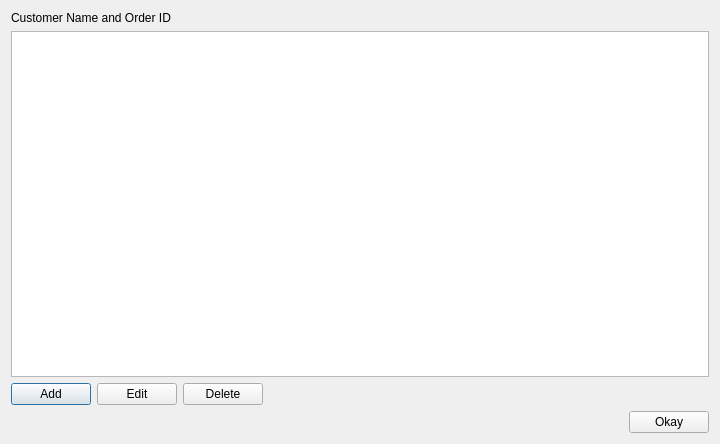
<?xml version="1.0" encoding="UTF-8"?>
<ui version="4.0">
 <class>OrderDetailsWindow</class>
 <widget class="QDialog" name="OrderDetailsWindow">
  <property name="geometry">
   <rect>
    <x>0</x>
    <y>0</y>
    <width>720</width>
    <height>444</height>
   </rect>
  </property>
  <property name="windowTitle">
   <string>Order Details</string>
  </property>
  <layout class="QVBoxLayout" name="verticalLayout">
   <item>
    <widget class="QLabel" name="orderDetailsLabel">
     <property name="text">
      <string>Customer Name and Order ID</string>
     </property>
    </widget>
   </item>
   <item>
    <widget class="QTableView" name="orderDetailsTable"/>
   </item>
   <item>
    <layout class="QHBoxLayout" name="odrderButtonLayout">
     <item>
      <widget class="QPushButton" name="addOrderDetailButton">
       <property name="text">
        <string>Add</string>
       </property>
      </widget>
     </item>
     <item>
      <widget class="QPushButton" name="editOrderDetailButton">
       <property name="text">
        <string>Edit</string>
       </property>
      </widget>
     </item>
     <item>
      <widget class="QPushButton" name="deleteOrderDetailButton">
       <property name="text">
        <string>Delete</string>
       </property>
      </widget>
     </item>
     <item>
      <spacer name="horizontalSpacer">
       <property name="orientation">
        <enum>Qt::Orientation::Horizontal</enum>
       </property>
       <property name="sizeHint" stdset="0">
        <size>
         <width>40</width>
         <height>20</height>
        </size>
       </property>
      </spacer>
     </item>
    </layout>
   </item>
   <item>
    <layout class="QHBoxLayout" name="horizontalLayout">
     <item>
      <spacer name="horizontalSpacer_2">
       <property name="orientation">
        <enum>Qt::Orientation::Horizontal</enum>
       </property>
       <property name="sizeHint" stdset="0">
        <size>
         <width>40</width>
         <height>20</height>
        </size>
       </property>
      </spacer>
     </item>
     <item>
      <widget class="QPushButton" name="closeWindowButton">
       <property name="text">
        <string>Okay</string>
       </property>
      </widget>
     </item>
    </layout>
   </item>
  </layout>
 </widget>
 <resources/>
 <connections/>
</ui>
